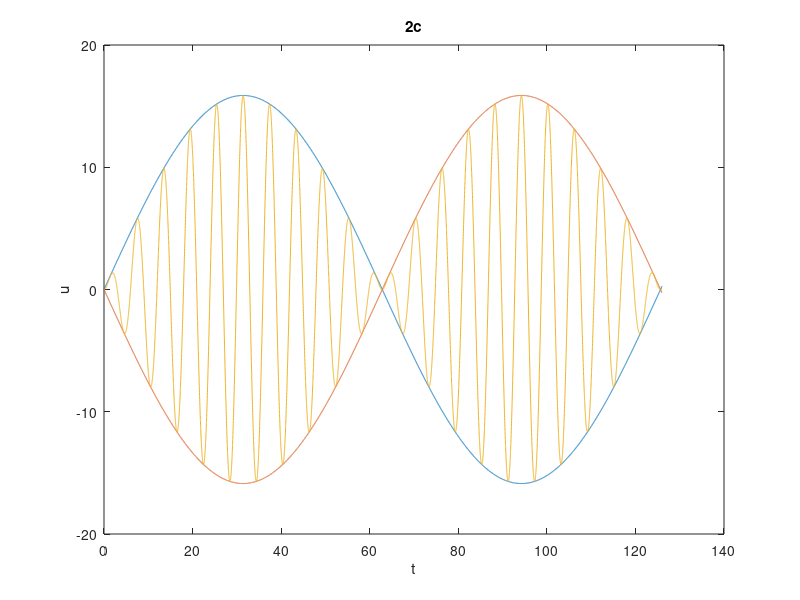

Write the MATLAB code that produced this figure.
clear
m=0.3;
F_0=0.5;
w=1;
w_0=1.1;
tval=0:0.01:126;
y=@(t) ((2*F_0)/(m*(w_0.^2-w.^2)))*sin(((w_0-w).*t)/2);
plot(tval,y(tval));
hold on
ym=@(t) -((2*F_0)/(m*(w_0.^2-w.^2)))*sin(((w_0-w).*t)/2);
plot(tval,ym(tval));
yn=@(t) (((2*F_0)/(m*(w_0.^2-w.^2))).*sin(((w_0-w).*t)/2)).*sin(((w_0+w).*t)/2);
plot(tval,yn(tval));
hold off
title('2c');
xlabel('t');
ylabel('u');
